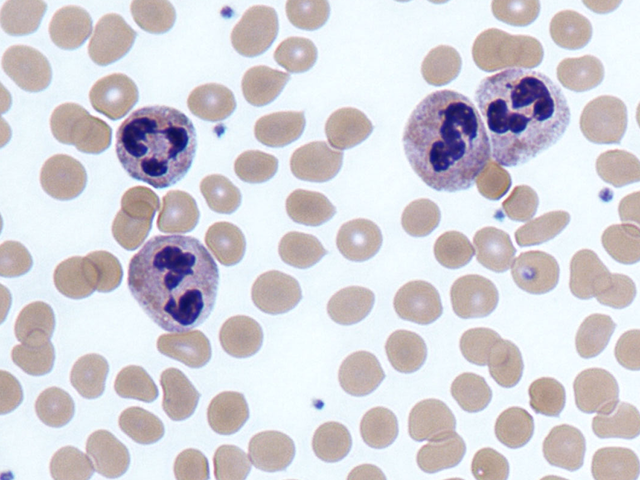
//> input picture Test_ad/Test_ad/src/neutrophils.png, 640 x 480 px
$ ./Morphological_Image_Processing   (built with g++ and OpenCV 4, the #if around main switched on)
//> lines starting //> are read from the running program, lines starting //| are printed output that depends on the picture; after the words box and inside, x2 and y2 are one past the last pixel; in counts of white or black regions, pixels touching at a corner belong together
#if 0
#include "opencv2/opencv.hpp";
#include <stdio.h>;
#include <iostream>;

int main(void) {
	using namespace cv;
	using namespace std;

	Mat src= imread("src/neutrophils.png", IMREAD_GRAYSCALE);
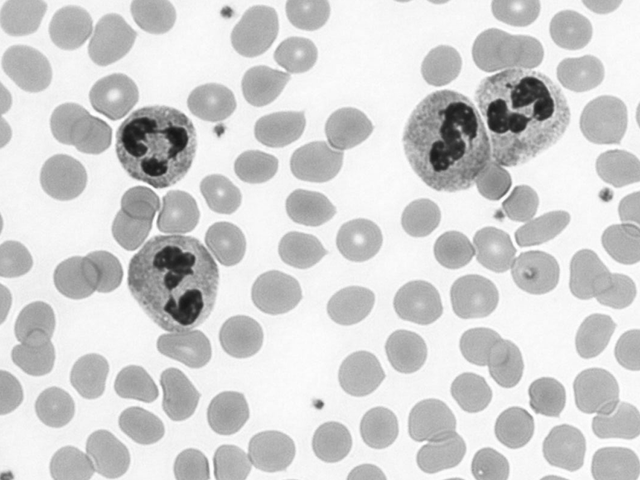
//> src: 480 rows x 640 cols, CV_8UC1; min 21, max 255, mean 209.5

	src = 255 - src; //make inv img
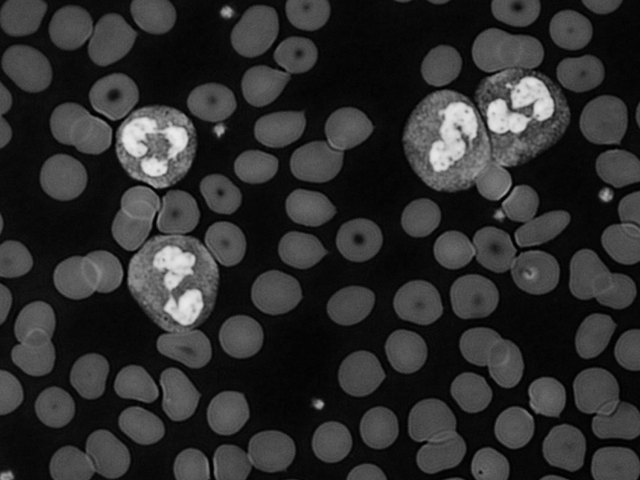
//> src: 480 rows x 640 cols, CV_8UC1; min 0, max 234, mean 45.5

	Mat dst;
	threshold(src, dst, 50, 255, THRESH_BINARY);
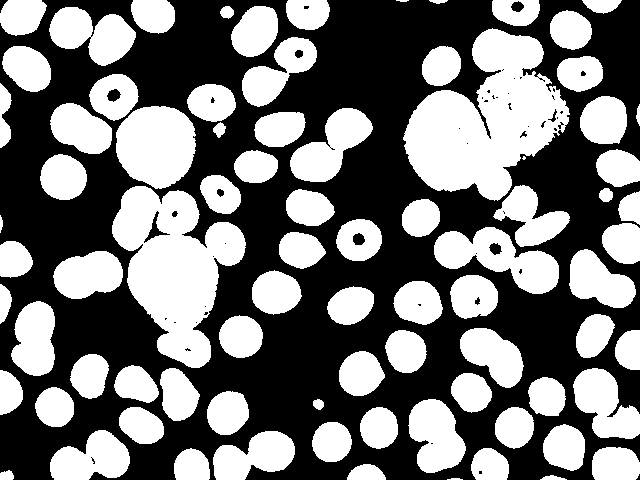
//> dst: 480 rows x 640 cols, CV_8UC1; 45.6% white; 82 white regions (1 under 20 px), largest, box (x1, y1, x2, y2) and area: (403, 28, 570, 201) 16090, (112, 186, 246, 368) 13307, (116, 106, 196, 189) 5188
	imshow("src", src);
	imshow("dst", dst);

	Mat element = getStructuringElement(MORPH_ELLIPSE, Size(10, 10));
	Mat dst_erode, dst_dilate;

	erode(dst, dst_erode, element);
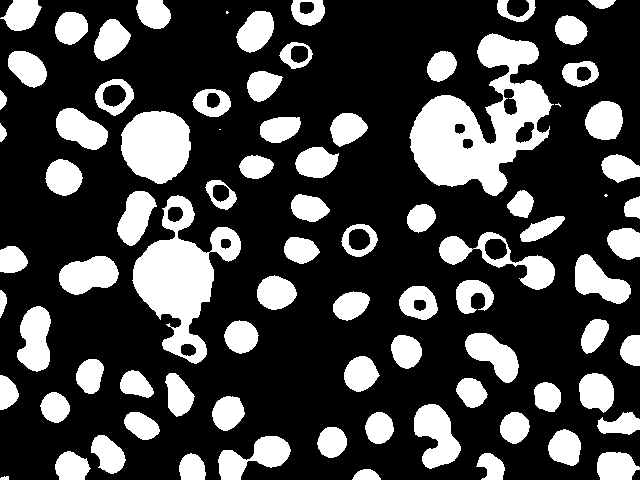
//> dst_erode: 480 rows x 640 cols, CV_8UC1; 27.1% white; 83 white regions (4 under 20 px), largest, box (x1, y1, x2, y2) and area: (409, 33, 554, 196) 10841, (132, 195, 241, 364) 7496, (121, 111, 191, 184) 3964
	erode(dst, dst_dilate, element);

	imshow("dst_erode", dst_erode);
	imshow("dst_dilate", dst_dilate);

	Mat dst_opening, dst_closing;

	morphologyEx(dst, dst_opening, MORPH_OPEN, element);
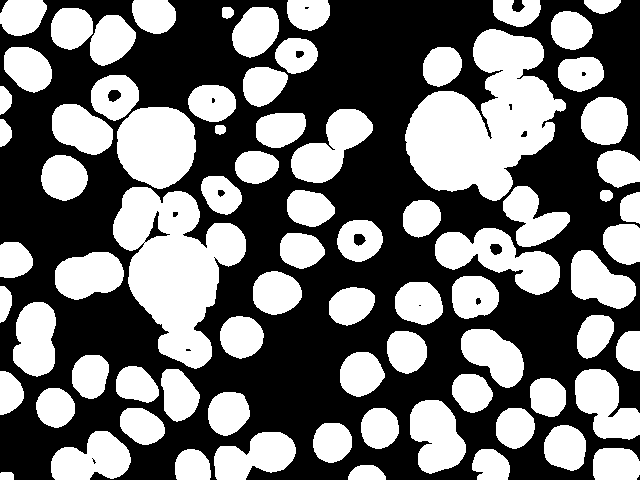
//> dst_opening: 480 rows x 640 cols, CV_8UC1; 44.8% white; 77 white regions, largest, box (x1, y1, x2, y2) and area: (405, 29, 566, 201) 15394, (113, 187, 246, 369) 13185, (117, 107, 196, 189) 5152
	morphologyEx(dst, dst_closing, MORPH_CLOSE, element);
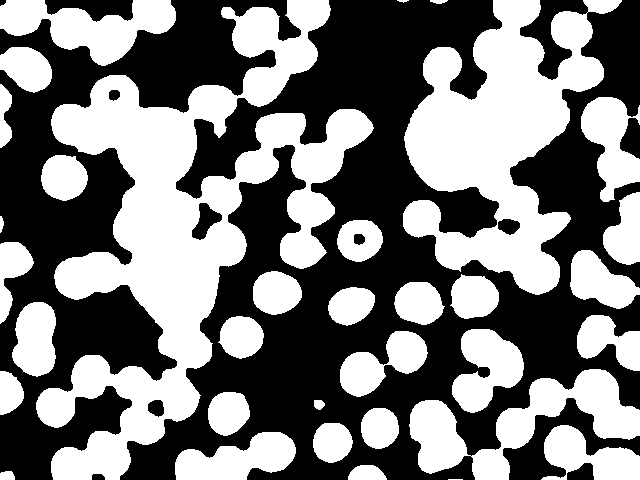
//> dst_closing: 480 rows x 640 cols, CV_8UC1; 47.7% white; 34 white regions (1 under 20 px), largest, box (x1, y1, x2, y2) and area: (36, 0, 374, 480) 53778, (403, 0, 622, 295) 30790, (409, 369, 640, 480) 9714

	imshow("dst_opening", dst_opening);
	imshow("dst_closing", dst_closing);
	waitKey(0);
	return 0;
}
#endif

$ run again, with Test_ad/Test_ad/src/airplane.bmp saved as Test_ad/Test_ad/src/neutrophils.png
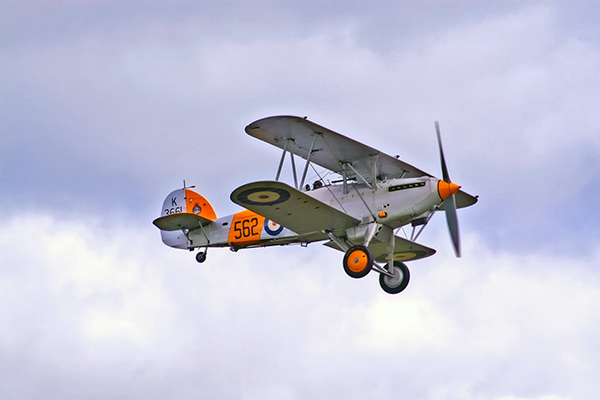
//> input picture Test_ad/Test_ad/src/airplane.bmp, 600 x 400 px
//> `threshold(src, dst, 50, 255, THRESH_BINARY);`:
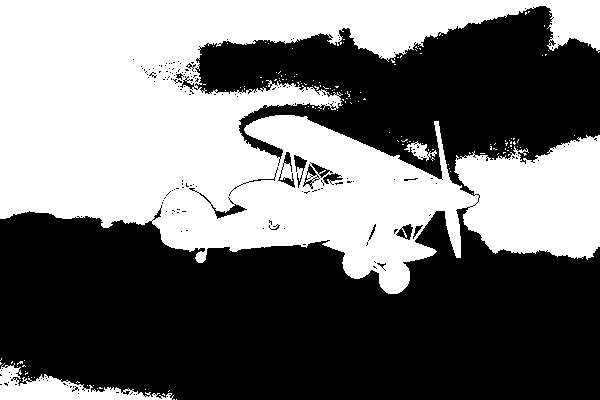
//> dst: 400 rows x 600 cols, CV_8UC1; 44.9% white; 147 white regions (144 under 20 px), largest, box (x1, y1, x2, y2) and area: (0, 0, 600, 294) 104671, (0, 363, 174, 400) 2565, (404, 141, 437, 161) 263
//> dst_erode: 400 rows x 600 cols, CV_8UC1; 35.8% white; 9 white regions (5 under 20 px), largest, box (x1, y1, x2, y2) and area: (0, 0, 600, 220) 56198, (159, 120, 472, 290) 17457, (460, 142, 600, 253) 11133, (0, 383, 127, 400) 1037
//> dst_opening: 400 rows x 600 cols, CV_8UC1; 42.7% white; 3 white regions, box (x1, y1, x2, y2) and area: (0, 0, 600, 295) 100572, (0, 379, 146, 400) 1763, (197, 252, 207, 262) 83
//> `morphologyEx(dst, dst_closing, MORPH_CLOSE, element);`:
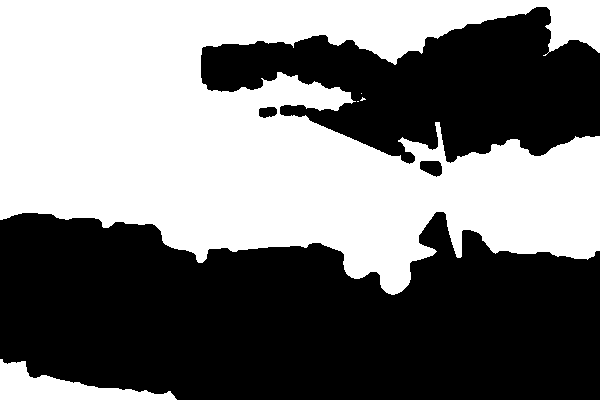
//> dst_closing: 400 rows x 600 cols, CV_8UC1; 47.5% white; 5 white regions (3 under 20 px), largest, box (x1, y1, x2, y2) and area: (0, 0, 600, 295) 110847, (0, 359, 177, 400) 3156

$ run again, with Test_ad/Test_ad/src/building.jpg saved as Test_ad/Test_ad/src/neutrophils.png
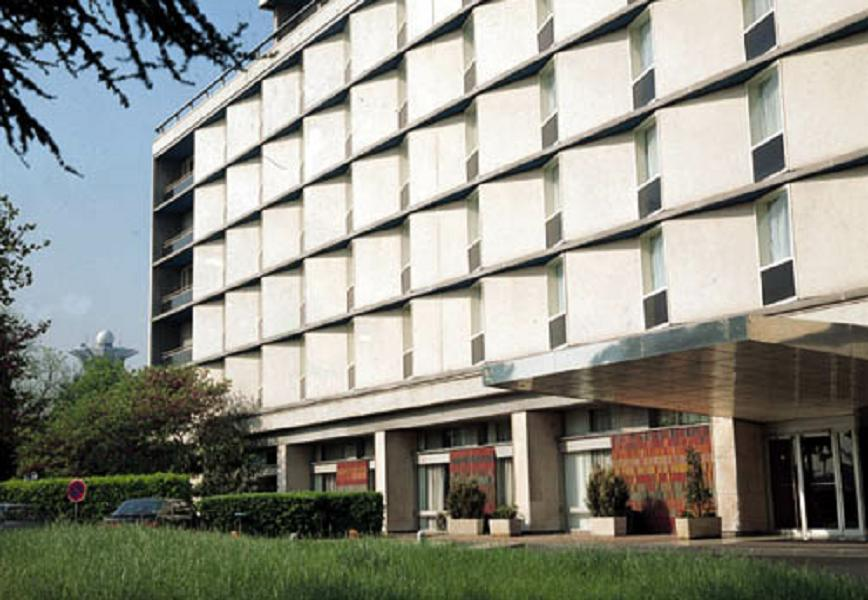
//> input picture Test_ad/Test_ad/src/building.jpg, 868 x 600 px
//> `threshold(src, dst, 50, 255, THRESH_BINARY);`:
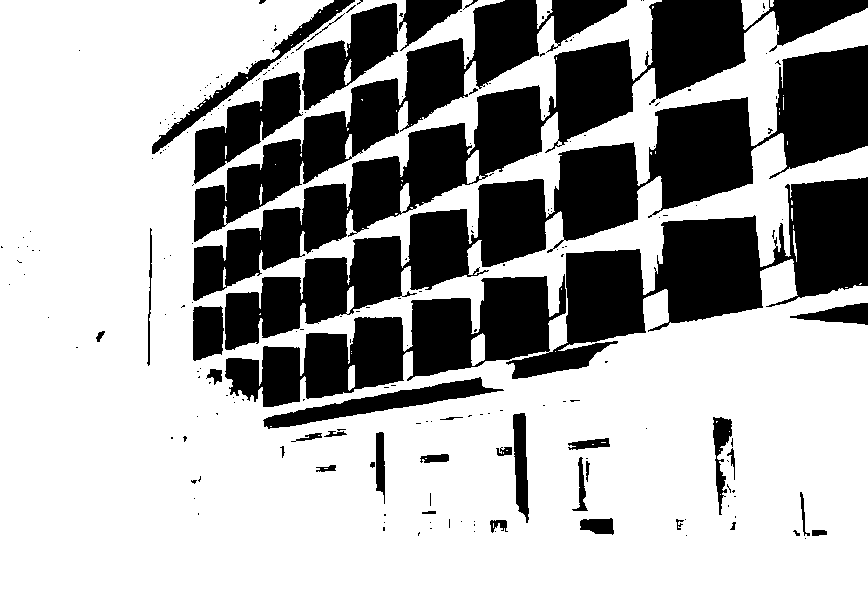
//> dst: 600 rows x 868 cols, CV_8UC1; 66.6% white; 221 black regions (181 under 20 px), largest, box (x1, y1, x2, y2) and area: (225, 177, 868, 407) 46189, (225, 45, 868, 350) 44360, (193, 0, 868, 301) 36371
//> dst_erode: 600 rows x 868 cols, CV_8UC1; 53.5% white; 46 black regions, largest, box (x1, y1, x2, y2) and area: (148, 0, 868, 434) 219465, (564, 434, 619, 540) 2938, (709, 413, 741, 520) 2689
//> dst_opening: 600 rows x 868 cols, CV_8UC1; 64.2% white; 37 black regions (17 under 20 px), largest, box (x1, y1, x2, y2) and area: (153, 0, 868, 429) 179358, (497, 414, 530, 523) 1362, (714, 418, 736, 515) 1314
//> `morphologyEx(dst, dst_closing, MORPH_CLOSE, element);`:
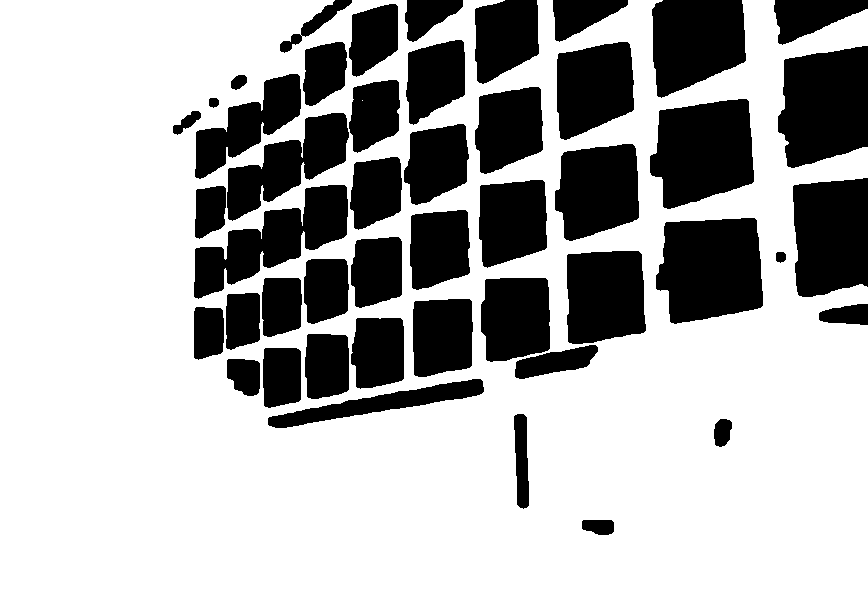
//> dst_closing: 600 rows x 868 cols, CV_8UC1; 68.9% white; 47 black regions, largest, box (x1, y1, x2, y2) and area: (656, 218, 763, 324) 9349, (778, 46, 868, 168) 8950, (650, 99, 754, 209) 8790
